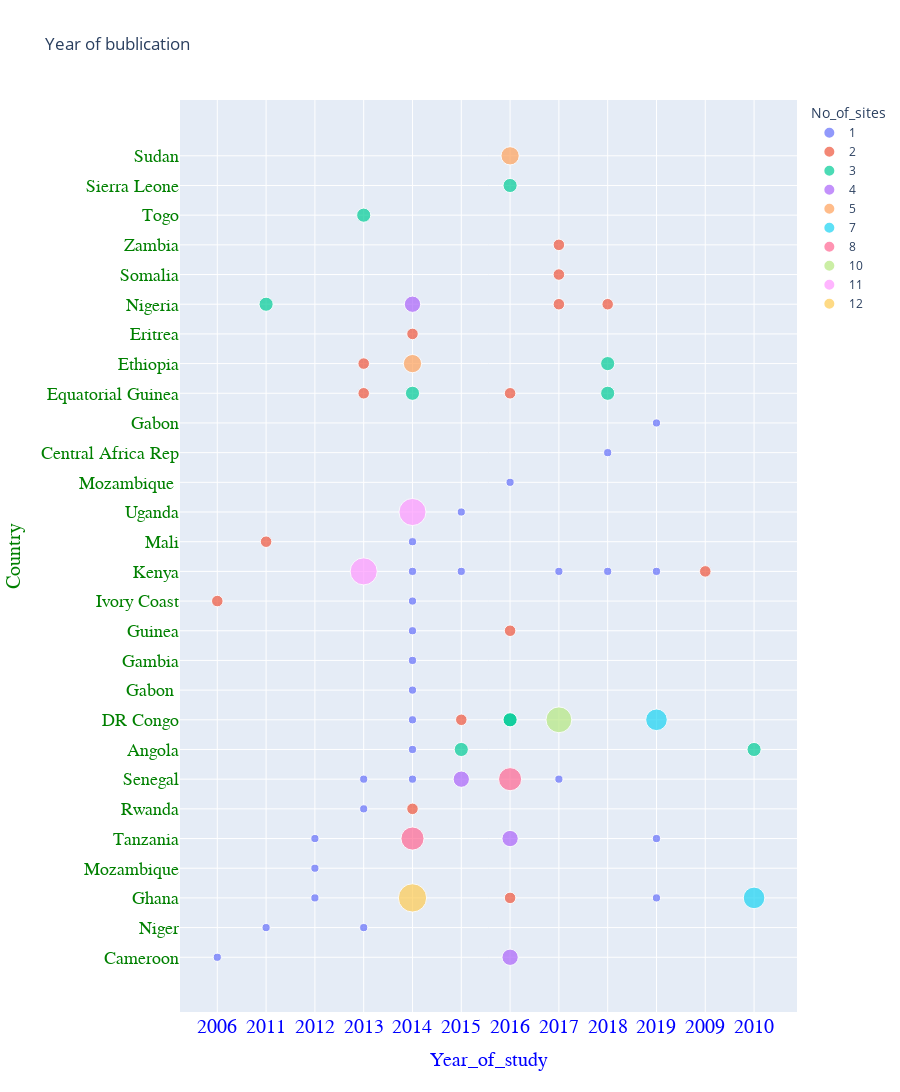

Notebook code for this chart:
### Code cell
#define your parameter
fig.update_layout(
   title = "Year of bublication",
   xaxis = dict(
      #title = 'Year of study',
      titlefont = dict(family = 'Times new roman', size = 20,color = 'blue'),
      showticklabels = True,
      tickangle = 0,
      tickfont = dict(
      family = 'Old Standard TT, serif',
      size = 20,
      color = 'blue'
      ),
      tickmode = 'linear',
      tick0 = 0.0,
      dtick = 0.25
      
   ),
   yaxis = dict(
      #title = 'Country',
      titlefont = dict(
         family = 'Arial, sans-serif',
         size = 20,
         color = 'green'
      ),
      showticklabels = True,
      tickangle = 0,
      tickfont = dict(
      family = 'Old Standard TT, serif',
      size = 18,
      color = 'green'
      ),
      tickmode = 'linear',
      tick0 = 0.0,
      dtick = 0.25
   )
)
fig.update_xaxes(type='category')

### Figure 1 — Plotly figure (JSON) as saved in the notebook; plotly's stock layout.template omitted (floating-point values rounded to 4 significant figures)
{"data": [{"hovertemplate": "No_of_sites=1<br>Year_of_study=%{x}<br>Country=%{y}<br>No_of_sites2=%{marker.size}<extra></extra>", "legendgroup": "1", "marker": {"color": "#636efa", "size": [1, 1, 1, 1, 1, 1, 1, 1, 1, 1, 1, 1, 1, 1, 1, 1, 1, 1, 1, 1, 1, 1, 1, 1, 1, 1, 1, 1], "sizemode": "area", "sizeref": 0.03, "symbol": "circle"}, "mode": "markers", "name": "1", "orientation": "h", "showlegend": true, "type": "scatter", "x": [2006, 2011, 2012, 2012, 2012, 2013, 2013, 2013, 2014, 2014, 2014, 2014, 2014, 2014, 2014, 2014, 2014, 2015, 2015, 2016, 2017, 2017, 2018, 2018, 2019, 2019, 2019, 2019], "xaxis": "x", "y": ["Cameroon", "Niger", "Ghana", "Mozambique", "Tanzania", "Niger", "Rwanda", "Senegal", "Angola", "DR Congo", "Gabon ", "Gambia", "Guinea", "Ivory Coast", "Kenya", "Mali", "Senegal", "Kenya", "Uganda", "Mozambique ", "Kenya", "Senegal", "Central Africa Rep", "Kenya", "Gabon", "Ghana", "Kenya", "Tanzania"], "yaxis": "y"}, {"hovertemplate": "No_of_sites=2<br>Year_of_study=%{x}<br>Country=%{y}<br>No_of_sites2=%{marker.size}<extra></extra>", "legendgroup": "2", "marker": {"color": "#EF553B", "size": [2, 2, 2, 2, 2, 2, 2, 2, 2, 2, 2, 2, 2, 2, 2], "sizemode": "area", "sizeref": 0.03, "symbol": "circle"}, "mode": "markers", "name": "2", "orientation": "h", "showlegend": true, "type": "scatter", "x": [2006, 2011, 2013, 2013, 2014, 2014, 2015, 2016, 2016, 2016, 2017, 2017, 2017, 2018, 2009], "xaxis": "x", "y": ["Ivory Coast", "Mali", "Equatorial Guinea", "Ethiopia", "Eritrea", "Rwanda", "DR Congo", "Equatorial Guinea", "Ghana", "Guinea", "Nigeria", "Somalia", "Zambia", "Nigeria", "Kenya"], "yaxis": "y"}, {"hovertemplate": "No_of_sites=3<br>Year_of_study=%{x}<br>Country=%{y}<br>No_of_sites2=%{marker.size}<extra></extra>", "legendgroup": "3", "marker": {"color": "#00cc96", "size": [3, 3, 3, 3, 3, 3, 3, 3, 3, 3], "sizemode": "area", "sizeref": 0.03, "symbol": "circle"}, "mode": "markers", "name": "3", "orientation": "h", "showlegend": true, "type": "scatter", "x": [2013, 2014, 2015, 2016, 2016, 2016, 2011, 2018, 2018, 2010], "xaxis": "x", "y": ["Togo", "Equatorial Guinea", "Angola", "DR Congo", "DR Congo", "Sierra Leone", "Nigeria", "Equatorial Guinea", "Ethiopia", "Angola"], "yaxis": "y"}, {"hovertemplate": "No_of_sites=4<br>Year_of_study=%{x}<br>Country=%{y}<br>No_of_sites2=%{marker.size}<extra></extra>", "legendgroup": "4", "marker": {"color": "#ab63fa", "size": [4, 4, 4, 4], "sizemode": "area", "sizeref": 0.03, "symbol": "circle"}, "mode": "markers", "name": "4", "orientation": "h", "showlegend": true, "type": "scatter", "x": [2016, 2014, 2015, 2016], "xaxis": "x", "y": ["Tanzania", "Nigeria", "Senegal", "Cameroon"], "yaxis": "y"}, {"hovertemplate": "No_of_sites=5<br>Year_of_study=%{x}<br>Country=%{y}<br>No_of_sites2=%{marker.size}<extra></extra>", "legendgroup": "5", "marker": {"color": "#FFA15A", "size": [5, 5], "sizemode": "area", "sizeref": 0.03, "symbol": "circle"}, "mode": "markers", "name": "5", "orientation": "h", "showlegend": true, "type": "scatter", "x": [2016, 2014], "xaxis": "x", "y": ["Sudan", "Ethiopia"], "yaxis": "y"}, {"hovertemplate": "No_of_sites=7<br>Year_of_study=%{x}<br>Country=%{y}<br>No_of_sites2=%{marker.size}<extra></extra>", "legendgroup": "7", "marker": {"color": "#19d3f3", "size": [7, 7], "sizemode": "area", "sizeref": 0.03, "symbol": "circle"}, "mode": "markers", "name": "7", "orientation": "h", "showlegend": true, "type": "scatter", "x": [2010, 2019], "xaxis": "x", "y": ["Ghana", "DR Congo"], "yaxis": "y"}, {"hovertemplate": "No_of_sites=8<br>Year_of_study=%{x}<br>Country=%{y}<br>No_of_sites2=%{marker.size}<extra></extra>", "legendgroup": "8", "marker": {"color": "#FF6692", "size": [8, 8], "sizemode": "area", "sizeref": 0.03, "symbol": "circle"}, "mode": "markers", "name": "8", "orientation": "h", "showlegend": true, "type": "scatter", "x": [2014, 2016], "xaxis": "x", "y": ["Tanzania", "Senegal"], "yaxis": "y"}, {"hovertemplate": "No_of_sites=10<br>Year_of_study=%{x}<br>Country=%{y}<br>No_of_sites2=%{marker.size}<extra></extra>", "legendgroup": "10", "marker": {"color": "#B6E880", "size": [10], "sizemode": "area", "sizeref": 0.03, "symbol": "circle"}, "mode": "markers", "name": "10", "orientation": "h", "showlegend": true, "type": "scatter", "x": [2017], "xaxis": "x", "y": ["DR Congo"], "yaxis": "y"}, {"hovertemplate": "No_of_sites=11<br>Year_of_study=%{x}<br>Country=%{y}<br>No_of_sites2=%{marker.size}<extra></extra>", "legendgroup": "11", "marker": {"color": "#FF97FF", "size": [11, 11], "sizemode": "area", "sizeref": 0.03, "symbol": "circle"}, "mode": "markers", "name": "11", "orientation": "h", "showlegend": true, "type": "scatter", "x": [2014, 2013], "xaxis": "x", "y": ["Uganda", "Kenya"], "yaxis": "y"}, {"hovertemplate": "No_of_sites=12<br>Year_of_study=%{x}<br>Country=%{y}<br>No_of_sites2=%{marker.size}<extra></extra>", "legendgroup": "12", "marker": {"color": "#FECB52", "size": [12], "sizemode": "area", "sizeref": 0.03, "symbol": "circle"}, "mode": "markers", "name": "12", "orientation": "h", "showlegend": true, "type": "scatter", "x": [2014], "xaxis": "x", "y": ["Ghana"], "yaxis": "y"}], "layout": {"height": 1150, "legend": {"itemsizing": "constant", "title": {"text": "No_of_sites"}, "tracegroupgap": 0}, "title": {"text": "Year of bublication"}, "xaxis": {"anchor": "y", "domain": [0, 1], "dtick": 0.25, "showticklabels": true, "tick0": 0, "tickangle": 0, "tickfont": {"color": "blue", "family": "Old Standard TT, serif", "size": 20}, "tickmode": "linear", "title": {"font": {"color": "blue", "family": "Times new roman", "size": 20}, "text": "Year_of_study"}, "type": "category"}, "yaxis": {"anchor": "x", "domain": [0, 1], "dtick": 0.25, "showticklabels": true, "tick0": 0, "tickangle": 0, "tickfont": {"color": "green", "family": "Old Standard TT, serif", "size": 18}, "tickmode": "linear", "title": {"font": {"color": "green", "family": "Arial, sans-serif", "size": 20}, "text": "Country"}}}}
